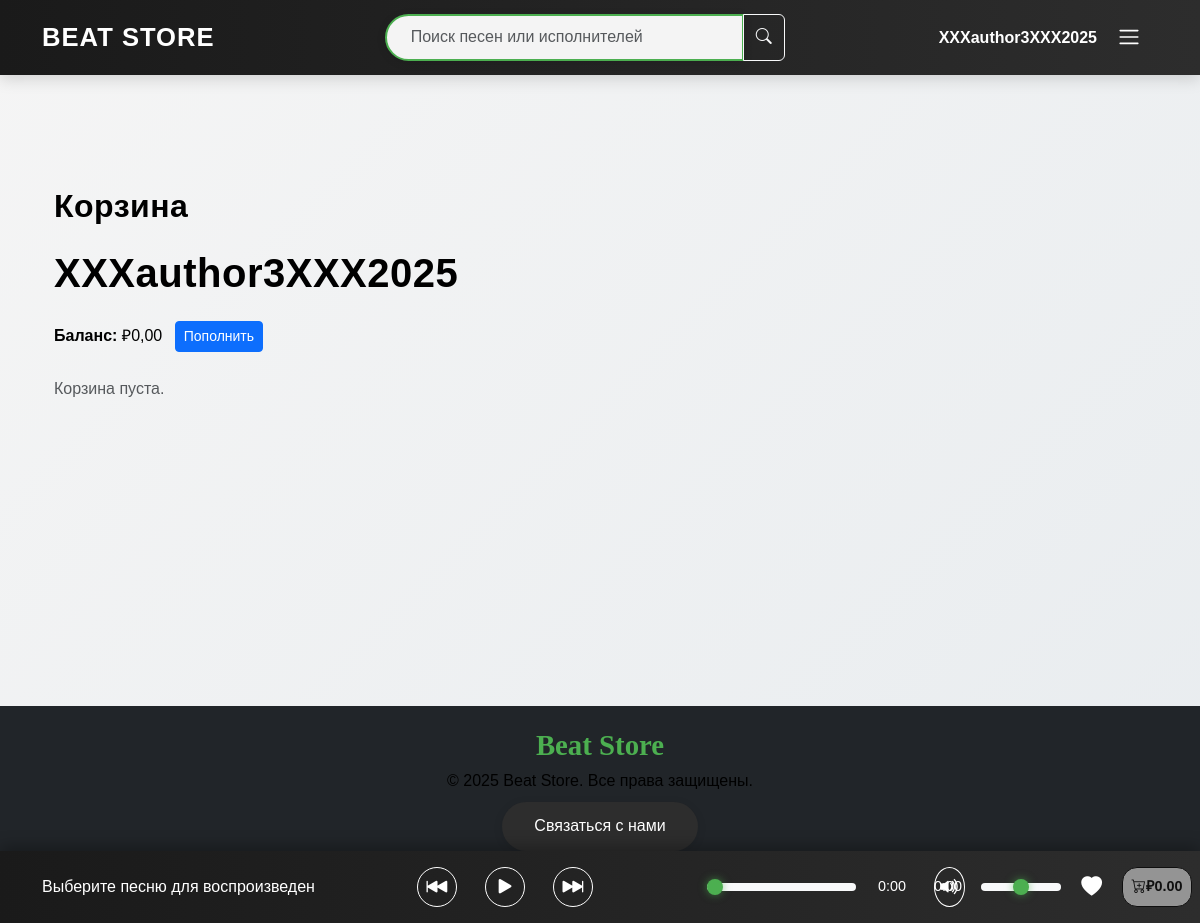
The page /cart/ (signed in) on the database its author committed.
### store/models.py (models this page shows, shortened)
class User(AbstractUser):
    email = models.EmailField(unique=True, verbose_name='Электронная почта')
    balance = models.DecimalField(max_digits=10, decimal_places=2, default=0.00, verbose_name='Баланс')
    class Meta:
        verbose_name = 'Пользователь'
        verbose_name_plural = 'Пользователи'
        indexes = [models.Index(fields=['username', 'email'])]

### store/views.py (the view)
# urls.py: path('cart/', views.cart, name='cart'),
@login_required
def cart(request):
    cart = request.session.get('cart', [])
    songs = Song.objects.filter(id__in=cart)
    total_price = sum(song.price for song in songs)
    songs_json = [
        {
            'id': song.id,
            'path': song.path.url,
            'title': song.title,
            'author': song.author.username,
            'total_likes': song.total_likes,
            'price': float(song.price),
            'total_plays': song.total_plays
        }
        for song in songs
    ]
    context = {
        'songs': songs,
        'total_price': total_price,
        'songs_json': json.dumps(songs_json, ensure_ascii=False),
    }
    return render(request, 'store/cart.html', context)

### store/templates/store/cart.html (shortened to what this page needs)
{% extends 'store/base.html' %}
{% block content %}
<main class="container my-4">
    <h2>Корзина</h2>
    <div class="profile-details mb-4">
        <h1 class="profile-title">{{ request.user.username }}</h1>
        {% if request.user.is_authenticated %}
            <p class="profile-balance"><strong>Баланс:</strong> ₽{{ request.user.balance }} <a href="{% url 'store:top_up_balance' %}" class="btn btn-primary btn-sm ms-2">Пополнить</a></p>
        {% endif %}
    </div>
    <div class="cart-items">
        {% if songs %}
            <ul class="list-group">
                {% for song in songs %}
                    <li class="list-group-item cart-item d-flex justify-content-between align-items-center flex-wrap">
                        <div class="cart-song-details d-flex align-items-center">
                            <img src="{{ song.cover.url|default:'/static/images/music_img.jpeg' }}" alt="{{ song.title }}" class="cart-song-image me-3" style="width: 60px; height: 60px; object-fit: cover;" />
                            <div>
                                <span>{{ song.title }}</span> by <span>{{ song.author.username }}</span>
                            </div>
                        </div>
                        <div class="cart-song-actions d-flex align-items-center gap-3 mt-2 mt-md-0">
                            <span class="me-3">₽{{ song.price }}</span>
                            <form action="{% url 'store:buy_song' song.id %}" method="get" class="me-2">
                                <button type="submit" class="btn btn-success btn-sm">Купить</button>
                            </form>
                            <form action="{% url 'store:remove_from_cart' song.id %}" method="post">
                                {% csrf_token %}
                                <button type="submit" class="btn btn-danger btn-sm">Удалить</button>
                            </form>
                        </div>
                    </li>
                {% endfor %}
            </ul>
            <div class="cart-summary mt-4">
                <p><strong>Итого:</strong> ₽{{ total_price }}</p>
            </div>
        {% else %}
            <p class="text-muted">Корзина пуста.</p>
        {% endif %}
    </div>
</main>
{% endblock %}

### store/templates/store/header.html (shortened to what this page needs)
{% load static %}
<header class="navbar">
    <div class="container">
        <a class="navbar-brand" href="{% url 'store:index' %}">Beat Store</a>
        <form class="search-form mx-auto" action="{% url 'store:music_list' %}" method="get">
            <div class="input-group">
                <input class="search-input form-control" type="search" name="search" placeholder="Поиск песен или исполнителей" aria-label="Поиск">
                <button class="btn btn-outline-light search-btn" type="submit" aria-label="Поиск">
                    <i class="bi bi-search"></i>
                </button>
            </div>
        </form>
        <div class="auth-section">
            {% if user.is_authenticated %}
                <a href="{% url 'store:profile' user.username %}" class="nav-link username">{{ user.username }}</a>
            {% else %}
                <a href="{% url 'store:login' %}" class="auth-btn">Вход</a>
            {% endif %}
        </div>
        <button class="navbar-toggler ms-2" type="button" data-bs-toggle="offcanvas" data-bs-target="#offcanvasNavbar" aria-controls="offcanvasNavbar" aria-label="Переключить навигацию">
            <span class="navbar-toggler-icon"></span>
        </button>
    </div>
</header>

### static/css/style.css (style rules this page uses)
:root { --footer-bg: #1a1a1a; --primary-color: #4CAF50; --dark-bg: #1a1a1a; --light-bg: #f5f5f5; --text-dark: #000000; --text-light: #ffffff; --close-button-color: #ffffff; --transition: all 0.3s ease; --shadow-sm: 0 2px 10px rgba(0, 0, 0, 0.1); --shadow-md: 0 4px 15px rgba(0, 0, 0, 0.15); --like-color: rgb(255, 0, 0); --cart-color: #fefe02; --highlight-color: #ffffff; }
*, *::before, *::after { box-sizing: border-box; margin: 0; padding: 0; }
body { font-family: 'Montserrat', sans-serif; background: linear-gradient(135deg, var(--light-bg) 0%, #e8ecef 100%); color: var(--text-dark); line-height: 1.6; display: flex; flex-direction: column; min-height: 100vh; }
h1, h2, h3, h4, h5, h6 { font-family: 'Gill Sans', 'Gill Sans MT', Calibri, 'Trebuchet MS', sans-serif; color: var(--text-dark); margin-bottom: 1.5rem; font-weight: 700; letter-spacing: 0.5px; }
p, a, span, li { font-size: 1rem; color: var(--text-dark); font-weight: 400; }
main { flex: 1; padding: 2rem 1rem; max-width: 1400px; margin: 0 auto; padding-bottom: 120px; }
.navbar { background: linear-gradient(to right, var(--dark-bg), #2d2d2d); padding: 0.75rem 1rem; box-shadow: var(--shadow-md); position: sticky; top: 0; z-index: 1000; display: flex; justify-content: space-between; align-items: center; }
.navbar-brand { font-size: 1.6rem; font-weight: 700; color: var(--highlight-color); text-transform: uppercase; letter-spacing: 1px; transition: var(--transition); }
.auth-section { display: flex; align-items: center; gap: 1.2rem; }
.username { color: var(--highlight-color); font-weight: 600; transition: var(--transition); }
.navbar-toggler { margin-right: 5px; border: none; padding: 0.25rem 0.75rem; color: var(--highlight-color); }
.search-form { margin: 0 1rem; position: relative; max-width: 400px; flex-grow: 1; }
.search-input { border-radius: 50px; padding: 0.6rem 1.5rem; border: 2px solid var(--primary-color); font-family: 'Montserrat', sans-serif; background: rgba(255, 255, 255, 0.95); box-shadow: var(--shadow-sm); transition: var(--transition); }

### rows shown on the page
User: username "XXXauthor3XXX2025", user.username "XXXauthor3XXX2025", user.balance "0,00"
